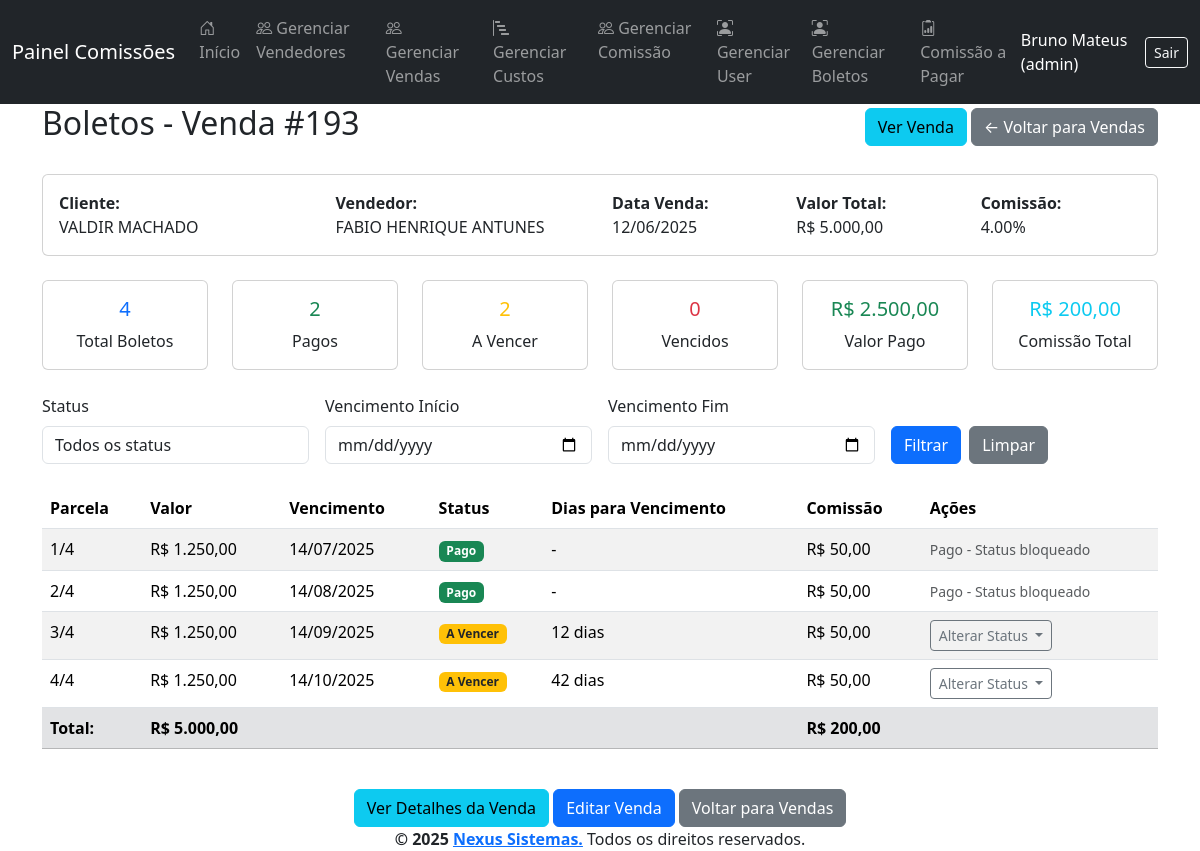
/pages/boletos_list.php?id_venda=193 (signed in), run on the app's committed database.
### tables this page shows
CREATE TABLE `vendas` (
  `id_venda` int(11) NOT NULL,
  `id_vendedor` int(11) DEFAULT NULL,
  `id_vendedor2` int(11) DEFAULT NULL,
  `id_comissao` int(11) DEFAULT NULL,
  `id_comissao2` int(11) DEFAULT NULL,
  `dt_venda` date DEFAULT NULL,
  `cliente` varchar(100) DEFAULT NULL,
  `vlr_total` decimal(10,2) DEFAULT NULL,
  `vlr_entrada` decimal(10,2) DEFAULT NULL,
  `forma_pg` varchar(50) DEFAULT NULL,
  `qtd_parcelas` int(11) DEFAULT NULL,
  `dt_boletos` date DEFAULT NULL
);

CREATE TABLE `vendedores` (
  `id_vendedor` int(11) NOT NULL,
  `nome` varchar(100) NOT NULL,
  `celular` varchar(20) DEFAULT NULL,
  `tipochave` varchar(20) DEFAULT NULL,
  `chave` varchar(100) DEFAULT NULL,
  `STATUS` tinyint(1) NOT NULL DEFAULT 1
);

CREATE TABLE `comissao` (
  `id_comissao` int(11) NOT NULL,
  `valor` decimal(5,2) NOT NULL
);

CREATE TABLE `boleto` (
  `id_boleto` int(11) NOT NULL,
  `qtd_parcelas` int(11) DEFAULT NULL,
  `valor` decimal(10,2) DEFAULT NULL,
  `id_vendedor` int(11) DEFAULT NULL,
  `id_vendedor2` int(11) DEFAULT NULL,
  `id_venda` int(11) DEFAULT NULL,
  `n_parcela` int(11) DEFAULT NULL,
  `dt_vencimento` date DEFAULT NULL,
  `id_comissao` int(11) DEFAULT NULL,
  `valor_comissao1` decimal(10,2) DEFAULT 0.00,
  `valor_comissao2` decimal(10,2) DEFAULT 0.00,
  `id_comissao2` int(11) DEFAULT NULL,
  `status` varchar(20) DEFAULT 'A Vencer'
);

### pages/boletos_list.php (the view, shortened to what this page needs)
<?php
require_once '../config/config.php';
$id_venda = (int) $_GET['id_venda'];
$sqlVenda = "SELECT v.*, vd.nome as nome_vendedor, c.valor as percentual_comissao
             FROM vendas v
             LEFT JOIN vendedores vd ON v.id_vendedor = vd.id_vendedor
             LEFT JOIN comissao c ON v.id_comissao = c.id_comissao
             WHERE v.id_venda = ?";
$stmtVenda = $pdo->prepare($sqlVenda);
$stmtVenda->execute([$id_venda]);
$venda = $stmtVenda->fetch();
$filtros = ["b.id_venda = ?"];
$valores = [$id_venda];
$sql = "SELECT b.*, vd.nome as nome_vendedor, v.cliente, v.percentual_comissao
        FROM boleto b
        LEFT JOIN vendedores vd ON b.id_vendedor = vd.id_vendedor
        LEFT JOIN (
            SELECT vd2.*, c.valor as percentual_comissao
            FROM vendas vd2
            LEFT JOIN comissao c ON vd2.id_comissao = c.id_comissao
        ) v ON b.id_venda = v.id_venda";
if ($filtros) {
    $sql .= " WHERE " . implode(' AND ', $filtros);
}
$sql .= " ORDER BY b.n_parcela ASC";
$stmt = $pdo->prepare($sql);
$stmt->execute($valores);
$boletos = $stmt->fetchAll();
$total_boletos = count($boletos);
$total_valor = array_sum(array_column($boletos, 'valor'));
$boletos_pagos = count(array_filter($boletos, function($b) { return $b['status'] === 'Pago'; }));
$boletos_vencidos = count(array_filter($boletos, function($b) { return $b['status'] === 'Vencido'; }));
$boletos_a_vencer = count(array_filter($boletos, function($b) { return $b['status'] === 'A Vencer'; }));
$valor_pago = array_sum(array_map(function($b) { return $b['status'] === 'Pago' ? $b['valor'] : 0; }, $boletos));
$valor_comissao_total = 0;
if ($venda['percentual_comissao']) {
    $valor_comissao_total = ($total_valor * $venda['percentual_comissao']) / 100;
}
require_once '../views/header.php';
?>
<div class="container">
    <div class="d-flex justify-content-between align-items-center mb-4">
        <h2>Boletos - Venda #<?= $venda['id_venda'] ?></h2>
        <div>
            <a href="vendas_view.php?id=<?= $venda['id_venda'] ?>" class="btn btn-info">Ver Venda</a>
            <a href="vendas_list.php" class="btn btn-secondary">← Voltar para Vendas</a>
        </div>
    </div>
    <div class="row mb-4">
        <div class="col-12">
            <div class="card">
                <div class="card-body">
                    <div class="row">
                        <div class="col-md-3">
                            <strong>Cliente:</strong><br>
                            <?= htmlspecialchars($venda['cliente']) ?>
                        </div>
                        <div class="col-md-3">
                            <strong>Vendedor:</strong><br>
                            <?= htmlspecialchars($venda['nome_vendedor']) ?>
                        </div>
                        <div class="col-md-2">
                            <strong>Data Venda:</strong><br>
                            <?= date('d/m/Y', strtotime($venda['dt_venda'])) ?>
                        </div>
                        <div class="col-md-2">
                            <strong>Valor Total:</strong><br>
                            R$ <?= number_format($venda['vlr_total'], 2, ',', '.') ?>
                        </div>
                        <div class="col-md-2">
                            <strong>Comissão:</strong><br>
                            <?= $venda['percentual_comissao'] ? $venda['percentual_comissao'] . '%' : 'N/A' ?>
                        </div>
                    </div>
                </div>
            </div>
        </div>
    </div>
    <div class="row mb-4">
        <div class="col-md-2">
            <div class="card text-center">
                <div class="card-body">
                    <h5 class="card-title text-primary"><?= $total_boletos ?></h5>
                    <p class="card-text">Total Boletos</p>
                </div>
            </div>
        </div>
        <div class="col-md-2">
            <div class="card text-center">
                <div class="card-body">
                    <h5 class="card-title text-success"><?= $boletos_pagos ?></h5>
                    <p class="card-text">Pagos</p>
                </div>
            </div>
        </div>
        <div class="col-md-2">
            <div class="card text-center">
                <div class="card-body">
                    <h5 class="card-title text-warning"><?= $boletos_a_vencer ?></h5>
                    <p class="card-text">A Vencer</p>
                </div>
            </div>
        </div>
        <div class="col-md-2">
            <div class="card text-center">
                <div class="card-body">
                    <h5 class="card-title text-danger"><?= $boletos_vencidos ?></h5>
                    <p class="card-text">Vencidos</p>
                </div>
            </div>
        </div>
        <div class="col-md-2">
            <div class="card text-center">
                <div class="card-body">
                    <h5 class="card-title text-success">R$ <?= number_format($valor_pago, 2, ',', '.') ?></h5>
                    <p class="card-text">Valor Pago</p>
                </div>
            </div>
        </div>
        <div class="col-md-2">
            <div class="card text-center">
                <div class="card-body">
                    <h5 class="card-title text-info">R$ <?= number_format($valor_comissao_total, 2, ',', '.') ?></h5>
                    <p class="card-text">Comissão Total</p>
                </div>
            </div>
        </div>
    </div>
    <form method="get" class="row g-3 mb-4">
        <div class="col-md-3">
            <label class="form-label">Status</label>
            <select name="status" class="form-control">
                <option value="">Todos os status</option>
            </select>
        </div>
        <div class="col-md-3">
            <label class="form-label">Vencimento Início</label>
            <input type="date" name="data_vencimento_inicio" class="form-control" value="<?= htmlspecialchars($_GET['data_vencimento_inicio'] ?? '') ?>">
        </div>
        <div class="col-md-3">
            <label class="form-label">Vencimento Fim</label>
            <input type="date" name="data_vencimento_fim" class="form-control" value="<?= htmlspecialchars($_GET['data_vencimento_fim'] ?? '') ?>">
        </div>
        <div class="col-md-3 d-flex align-items-end">
            <button type="submit" class="btn btn-primary me-2">Filtrar</button>
            <a href="boletos_list.php?id_venda=<?= $id_venda ?>" class="btn btn-secondary">Limpar</a>
        </div>
    </form>
    <?php if (count($boletos) === 0): ?>
        <div class="alert alert-warning">Nenhum boleto encontrado para esta venda.</div>
    <?php else: ?>
        <div class="table-responsive">
            <table class="table table-striped">
                <thead>
                    <tr>
                        <th>Parcela</th>
                        <th>Valor</th>
                        <th>Vencimento</th>
                        <th>Status</th>
                        <th>Dias para Vencimento</th>
                        <th>Comissão</th>
                        <th>Ações</th>
                    </tr>
                </thead>
                <tbody>
                    <?php foreach ($boletos as $boleto): ?>
                        <?php
                        $dias_para_vencimento_texto = '-';
                        $dias_class = '';
                        if ($boleto['status'] !== 'Pago') {
                            $data_vencimento = new DateTime($boleto['dt_vencimento']);
                            $data_atual = new DateTime();
                            $dias_para_vencimento = $data_atual->diff($data_vencimento)->format('%r%a');
                            if ($dias_para_vencimento < 0) {
                                $dias_para_vencimento_texto = abs($dias_para_vencimento) . ' dias vencido';
                                $dias_class = 'text-danger fw-bold';
                            } elseif ($dias_para_vencimento == 0) {
                                $dias_para_vencimento_texto = 'Vence hoje';
                                $dias_class = 'text-warning fw-bold';
                            } else {
                                $dias_para_vencimento_texto = $dias_para_vencimento . ' dias';
                            }
                        }
                        $valor_comissao_parcela = 0;
                        if ($venda['percentual_comissao']) {
                            $valor_comissao_parcela = ($boleto['valor'] * $venda['percentual_comissao']) / 100;
                        }
                        $status_class = '';
                        switch($boleto['status']) {
                            case 'Pago':
                                $status_class = 'badge bg-success';
                                break;
                            case 'A Vencer':
                            default:
                                $status_class = 'badge bg-warning text-dark';
                                break;
                        }
                        ?>
                        <tr>
                            <td><?= $boleto['n_parcela'] ?>/<?= $boleto['qtd_parcelas'] ?></td>
                            <td>R$ <?= number_format($boleto['valor'], 2, ',', '.') ?></td>
                            <td><?= date('d/m/Y', strtotime($boleto['dt_vencimento'])) ?></td>
                            <td><span class="<?= $status_class ?>"><?= htmlspecialchars($boleto['status']) ?></span></td>
                            <td class="<?= $dias_class ?>">
                                <?= $dias_para_vencimento_texto ?>
                            </td>
                            <td>R$ <?= number_format($valor_comissao_parcela, 2, ',', '.') ?></td>
                            <td>
                                <?php if ($boleto['status'] !== 'Pago'): ?>
                                    <div class="dropdown">
                                        <button class="btn btn-sm btn-outline-secondary dropdown-toggle" type="button" data-bs-toggle="dropdown">
                                            Alterar Status
                                        </button>
                                    </div>
                                <?php else: ?>
                                    <span class="text-muted small">Pago - Status bloqueado</span>
                                <?php endif; ?>
                            </td>
                        </tr>
                    <?php endforeach; ?>
                </tbody>
                <tfoot>
                    <tr class="table-secondary">
                        <td><strong>Total:</strong></td>
                        <td><strong>R$ <?= number_format($total_valor, 2, ',', '.') ?></strong></td>
                        <td colspan="3"></td>
                        <td><strong>R$ <?= number_format($valor_comissao_total, 2, ',', '.') ?></strong></td>
                        <td></td>
                    </tr>
                </tfoot>
            </table>
        </div>
    <?php endif; ?>
    <div class="mt-4 text-center">
        <a href="vendas_view.php?id=<?= $venda['id_venda'] ?>" class="btn btn-info">Ver Detalhes da Venda</a>
        <a href="vendas_form.php?id=<?= $venda['id_venda'] ?>" class="btn btn-primary">Editar Venda</a>
        <a href="vendas_list.php" class="btn btn-secondary">Voltar para Vendas</a>
    </div>
</div>
<?php require_once '../views/footer.php'; ?>

### data on the page
vendas: id_venda "193", cliente "VALDIR MACHADO", id_vendedor.nome "FABIO HENRIQUE ANTUNES", dt_venda "12/06/2025", vlr_total "5.000,00", id_comissao.valor "4.00", id_comissao.valor "200,00"
boleto: n_parcela "1", qtd_parcelas "4", valor "1.250,00", dt_vencimento "14/07/2025", status "Pago", dias_para_vencimento_texto "-", valor.valor "50,00", shows "Pago - Status bloqueado"
boleto: n_parcela "2", qtd_parcelas "4", valor "1.250,00", dt_vencimento "14/08/2025", status "Pago", dias_para_vencimento_texto "-", valor.valor "50,00", shows "Pago - Status bloqueado"
boleto: n_parcela "3", qtd_parcelas "4", valor "1.250,00", dt_vencimento "14/09/2025", status "A Vencer", dt_vencimento "12 dias", valor.valor "50,00"
boleto: n_parcela "4", qtd_parcelas "4", valor "1.250,00", dt_vencimento "14/10/2025", status "A Vencer", dt_vencimento "42 dias", valor.valor "50,00"

### other printed values
$_SESSION['usuario_nome'] "Bruno Mateus"
$tipo_usuario "admin"
$total_boletos "4"
$boletos_pagos "2"
$boletos_a_vencer "2"
$boletos_vencidos "0"
$valor_pago "2.500,00"
$total_valor "5.000,00"
